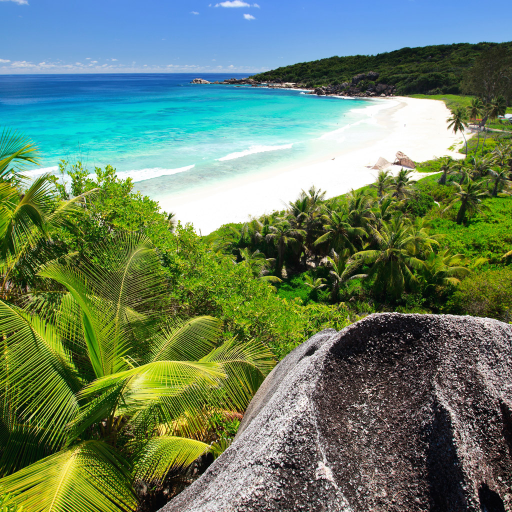
%> input picture resimler/1024pic.jpg, 1024 x 1024 px (shown at 1/2 size)
$ octave soru1.m   (GNU Octave 9; MATLAB toolbox functions it lacks are replaced by stand-ins)
%> lines starting %> are read from the running program, lines starting %| are printed output that depends on the picture
clear all
clc
Res = imread('\1024pic.jpg');
%> Res is the input picture: size 1024x1024x3 uint8; mean R, G, B 103.5, 129.2, 102.1
whos Res %Resmin orjinal boyutu
b=imresize(Res,[ 128  128]); %boyutunu küçülttüm
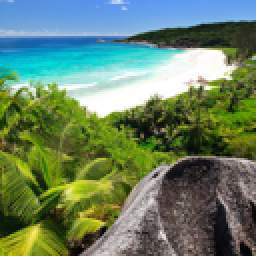
%> b: size 128x128x3 uint8 (shown 2 times larger); mean R, G, B 103.5, 129.2, 102.1
whos b
grayimage = rgb2gray(b);
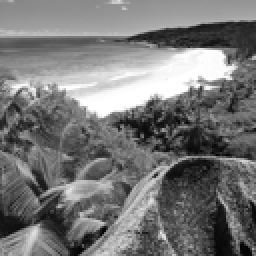
%> grayimage: size 128x128 uint8 (shown 2 times larger); min 0, max 255, mean 118.4
negimage=imadjust(grayimage,[0 1],[1 0]);%burada negatifini aldým
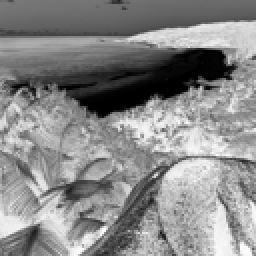
%> negimage: size 128x128 uint8 (shown 2 times larger); min 0, max 255, mean 136.6
subplot(1,4,1),
imshow(Res), title('Orijinal resim')
subplot(1,4,2),
imshow(grayimage), title('Gri resim')
subplot(1,4,3),
imshow(negimage), title('Negatif resim')
subplot(1,4,4),
h=imshow(grayimage);
set(h,'AlphaData',0.6),title('Transparent Alma')

$ run again, with resimler/sanliurfa.JPG copied over resimler/1024pic.jpg
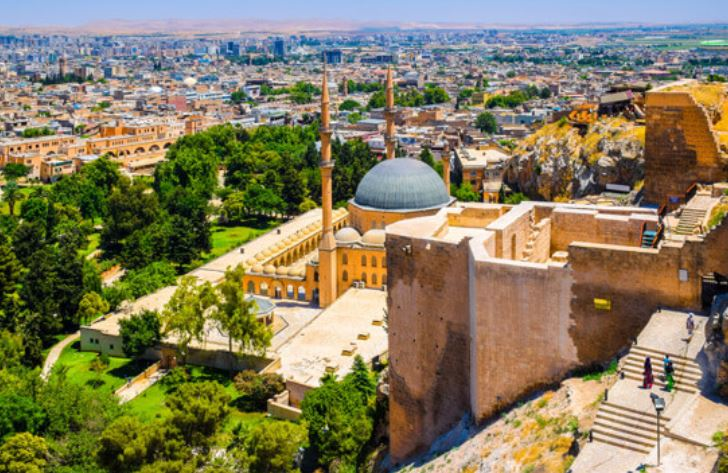
%> input picture resimler/sanliurfa.JPG, 728 x 473 px
%> Res is the input picture: size 473x728x3 uint8; mean R, G, B 132.3, 124, 93.2
%> `grayimage = rgb2gray(b);`:
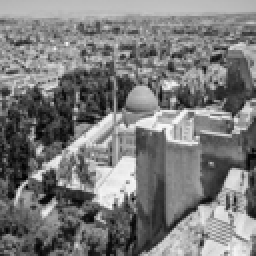
%> grayimage: size 128x128 uint8 (shown 2 times larger); min 2, max 249, mean 123
%> `negimage=imadjust(grayimage,[0 1],[1 0]);`:
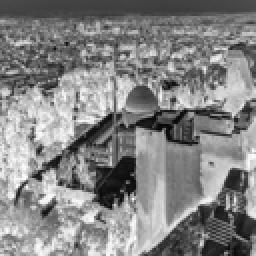
%> negimage: size 128x128 uint8 (shown 2 times larger); min 6, max 253, mean 132
